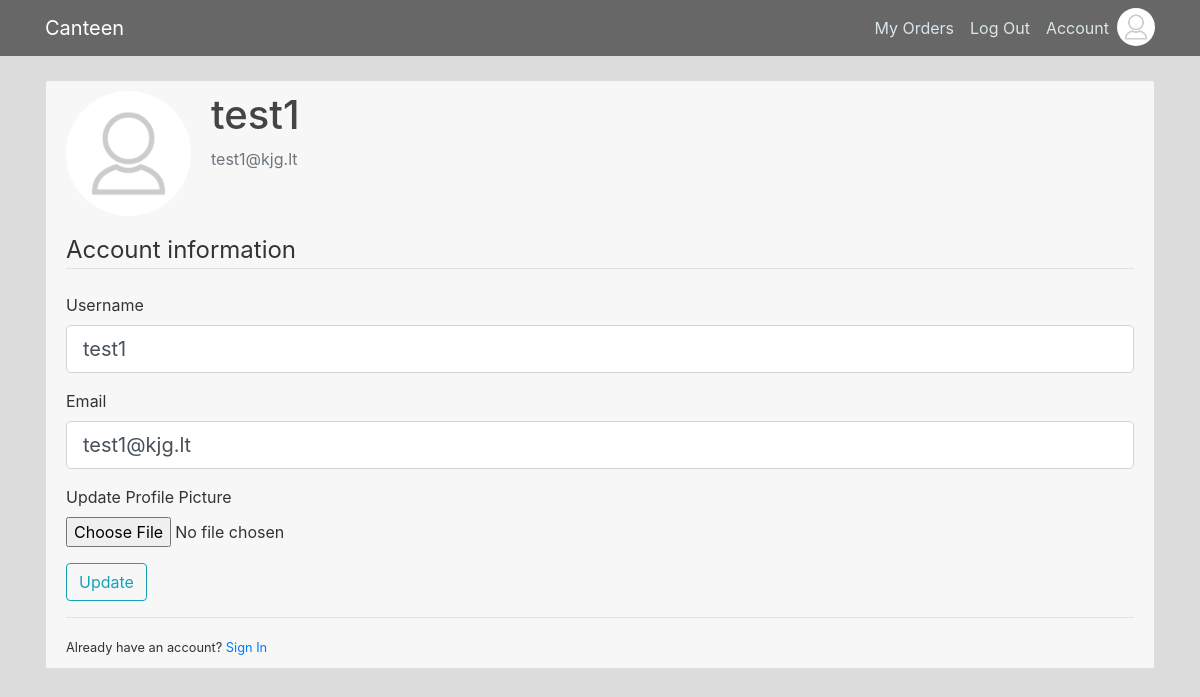
The app's page /account (signed in) with its own data.
### canteen/models.py (models this page shows, shortened)
class User(db.Model, UserMixin):
    id = db.Column(db.Integer, primary_key=True)
    username = db.Column(db.String(20), unique=True, nullable=False)
    email = db.Column(db.String(120), unique=True, nullable=False)
    first_name = db.Column(db.String(120), nullable=False, default="first_name")
    last_name = db.Column(db.String(120), nullable=False, default="last_name")
    school_id = db.Column(db.String(20), nullable=False, default="00a00")
    group = db.Column(db.String(20), nullable=False, default="0a")
    image_file = db.Column(db.String(20), nullable=False, default='default.jpg')
    password = db.Column(db.String(60), nullable=False)
    role = db.Column(db.String(20), default='user')
    responses = db.relationship('OrderResponse', backref="User", lazy=True)

### canteen/users/routes.py (the view)
@users.route('/account', methods=['GET', 'POST'])
@login_required
def account():
    form = UpdateAccountForm()
    if form.validate_on_submit():
        if form.picture.data:
            picture_file = save_picture(form.picture.data)
            current_user.image_file = picture_file
        current_user.username = form.username.data
        current_user.email = form.email.data
        db.session.commit()
        flash("Your account data has been updated!", 'success')
        return redirect(url_for('users.account'))
    elif request.method == 'GET':
        form.username.data = current_user.username
        form.email.data = current_user.email
    image_file = url_for('static', filename='profile_pics/' + current_user.image_file)
    return render_template("account.html", title="Account", image_file=image_file, form=form)

### canteen/users/forms.py (shortened to what this page needs)
class UpdateAccountForm(FlaskForm):
    username = StringField('Username', validators=[DataRequired(), Length(min=2, max=20)])
    email = StringField('Email', validators=[DataRequired(), Email()])
    picture = FileField('Update Profile Picture', validators=[FileAllowed(['jpg','jpeg', 'png'])])
    submit = SubmitField('Update')

### canteen/models.py (called while the page is built)
@login_manager.user_loader
def load_user(user_id):
    return User.query.get(int(user_id))

### canteen/templates/account.html (shortened to what this page needs)
{% extends "layout.html" %}
{% block content %}
    <div class="content-section">
        <div class="media">
            <img class="rounded-circle account-img" src="{{image_file}}">
            <div class="media-body">
            <h2 class="account-heading">{{current_user.username}}</h2>
            <p class="text-secondary">{{current_user.email}}</p>
            </div>
        </div>
        <form method="POST" action="" enctype="multipart/form-data">
            <fieldset class="form">
                <legend class= "border-bottom mb-4">Account information</legend>
                <div class="form-group">
                    {{ form.username.label(class="form-control-label") }}
                    {% if form.username.errors %}
                        {{ form.username(class="form-control form-control-lg is-invalid") }}
                        <div class="invalid-feedback">
                            {% for error in form.username.errors %}
                                <span> {{ error }} </span>
                            {% endfor %}
                        </div>
                    {% else %}
                        {{ form.username(class="form-control form-control-lg") }}
                    {% endif %}
                </div>
                <div class="form-group">
                    {{ form.email.label(class="form-control-label") }}
                    {% if form.email.errors %}
                        {{ form.email(class="form-control form-control-lg is-invalid") }}
                        <div class="invalid-feedback">
                            {% for error in form.email.errors %}
                                <span> {{ error }}</span>
                            {% endfor %}
                        </div>
                    {% else %}
                        {{ form.email(class="form-control form-control-lg") }}
                    {% endif %}
                </div>
            <div class="form-group">
                    {{ form.picture.label() }}
                    {{ form.picture(class="form-control-file") }}
                </div>
            </fieldset>
            <div class="form-group">
                {{ form.submit(class="btn btn-outline-info") }}
            </div>
        </form>
        <div class="border-top pt-3">
            <small class "text-muted">
            Already have an account? <a class "ml-2" href="{{ url_for('users.login') }}"> Sign In</a>
            </small>
        </div>
    </div>
{% endblock content %}

### canteen/templates/layout.html (shortened to what this page needs)
<!DOCTYPE html>
<html>
<head>
    <link rel="stylesheet" href="https://maxcdn.bootstrapcdn.com/bootstrap/4.0.0/css/bootstrap.min.css">
    <link rel="stylesheet" type="text/css" href="{{ url_for('static', filename='main.css') }}">
    <link rel="stylesheet" href="https://cdn.jsdelivr.net/npm/bootstrap-icons@1.5.0/font/bootstrap-icons.css">
</head>
<body>
    <header class="site-header">
      <nav class="navbar navbar-expand-md navbar-dark bg-steel fixed-top">
        <div class="container">
          <a class="navbar-brand mr-4" href="/">Canteen</a>
          <div class="collapse navbar-collapse" id="navbarToggle">
            <div class="navbar-nav">
            {% if current_user.is_authenticated %}
              {% if current_user.role != 'admin' %}
                <a class="nav-item nav-link" href={{url_for('orders.order_view')}}>My Orders</a>
              {%else%}
              <a class="nav-item nav-link" href="\admin">Admin Panel</a>
              {% endif %}
              <a class="nav-item nav-link" href={{url_for('users.logout')}}>Log Out</a>
              <a class="nav-item nav-link" href={{url_for('users.account')}}>Account</a>
              <a href={{url_for('users.account')}}>
                <img class="rounded-circle nav-img" src="{{url_for('static', filename='profile_pics/' + current_user.image_file)}}">
              </a>
            {% else %}
              <a class="nav-item nav-link" href={{url_for('users.login')}}>Log In</a>
              <a class="nav-item nav-link" href={{url_for('users.register')}}>Register</a>
            {% endif %}
            </div>
          </div>
        </div>
      </nav>
    </header>
    <main role="main" class="container">
      <div>
        <div>
          {% block content %}{% endblock %}
        </div>
      </div>
    </main>
</body>
</html>

### canteen/static/main.css (style rules this page uses)
body { background: #dcdcdc; color: #333333; margin-top: 5rem; }
h1, h2, h3, h4, h5, h6 { color: #444444; }
.bg-steel { background-color: #676767; }
.site-header .navbar-nav .nav-link { color: #dae5eb; }
.content-section { background: #f7f7f7; padding: 10px 20px; border: 1px solid #dddddd; border-radius: 3px; margin-bottom: 20px; }
.account-img { height: 125px; width: 125px; margin-right: 20px; margin-bottom: 16px; }
.nav-img { height: 38px; width: 38px; margin: 0; margin-top: auto; margin-bottom: auto; }
.account-heading { font-size: 2.5rem; }

### records on screen
User: image_file (placeholder picture), username "test1", email "test1@kjg.lt"
